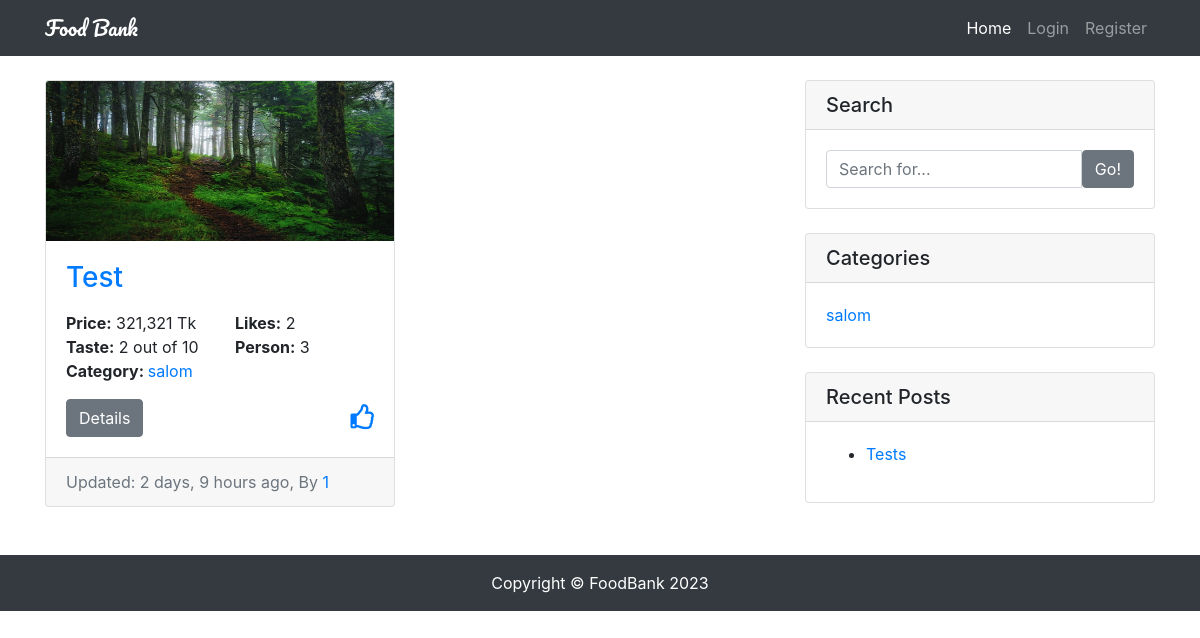
The page / on the database its author committed.
### restaurants/models.py (models this page shows, shortened)
class Restaurant(models.Model):
    user = models.ForeignKey(User, on_delete=models.CASCADE)
    title = models.CharField(max_length=120)
    image = models.ImageField(upload_to='restaurants/')
    categories = models.CharField(max_length=120)
    location = models.CharField(max_length=120)
    price = models.IntegerField()
    vat = models.PositiveIntegerField(default=0)
    taste = models.PositiveIntegerField(choices=choices)
    persons = models.PositiveIntegerField(choices=choices)
    details = models.TextField()
    slug = models.SlugField(unique=True, blank=True)
    likes = models.ManyToManyField(User, related_name='post_likes', blank=True)
    views = models.IntegerField(default=0, blank=True)
    created_at = models.DateTimeField(auto_now_add=True)
    updated_at = models.DateTimeField(auto_now=True)
    is_active = models.BooleanField(default=True)
    def likes_count(self):
        return self.likes.count()
    def get_categories(self):
        cats = self.categories.split(',')
        return cats

### restaurants/views.py (the view, shortened to what this page needs)
# urls.py: path('', RestaurantListView.as_view(), name='home'),
class RestaurantListView(ListView):
    queryset = Restaurant.objects.all()
    paginate_by = 6
    template_name = 'restaurants/restaurant_list.html'
    def get_queryset(self):
        queryset = super().get_queryset()
        q = self.request.GET.get('q')
        cat = self.request.GET.get('cat')
        author = self.request.GET.get('author')
        if q:
            queryset = queryset.filter(
                Q(title__icontains=q) |
                Q(details__icontains=q)
            ).distinct()
        if cat:
            queryset = queryset.filter(categories__icontains=cat)
        if author:
            queryset = queryset.filter(user__username=author)
        return queryset

### restaurants/context_processor.py (called while the page is built)
def categories(request):
    cat_list = []
    all_cat = Restaurant.objects.all()
    for cat in all_cat:
        name_list = cat.categories.split(',')
        for item in name_list:
            cat_list.append(item)
    cat_dict = {'categories': set(cat_list)}
    return cat_dict

def user_liked_posts(request):
    if request.user.is_authenticated:
        posts = Restaurant.objects.filter(likes=request.user.id)
        return {'user_liked_posts': posts}
    else:
        return {'user_liked_posts': None}

def recent_posts(request):
    posts = Restaurant.objects.all().order_by('-created_at')[:5]
    return {'recent_posts': posts}

### templates/restaurants/restaurant_list.html (shortened to what this page needs)
{% extends 'base.html' %}
{% load humanize %}
{% block content %}
<div class="row">
  <div class="col-md-8 my-4">
    <div class="row">
      {% if object_list %}
      {% for obj in object_list %}
      <div class="col-md-6">
        <div class="card mb-4">
          <img class="card-img-top" src="{{ obj.image.url }}" alt="Card image cap" style="height:160px">
          <div class="card-body">
            <h3 class="card-title">
              <a href="{% url 'detail' obj.slug %}">{{ obj.title }}</a>
            </h3>
            <p class="card-text">
              <div class="row">
                <div class="col-md-6">
                  <b>Price:</b> {{ obj.price|intcomma }} Tk
                </div>
                <div class="col-md-6">
                  <b>Likes:</b> {{ obj.likes_count }}
                </div>
              </div>
              <div class="row">
                <div class="col-md-6">
                  <b>Taste:</b> {{ obj.taste }} out of 10
                </div>
                <div class="col-md-6">
                  <b>Person:</b> {{ obj.persons }}
                </div>
              </div>
              <div class="row">
                <div class="col-md-12">
                  <b>Category: </b>
                  {% for cat in obj.get_categories %}
                  <a href="?q={{ request.GET.q }}&cat={{ cat }}">{{ cat }}</a>
                  {% endfor %}
                </div>
              </div>
            </p>
            <a href="{% url 'detail' obj.slug %}" class="btn btn-secondary">Details</a>
            <div class="float-right user-icons">
              {% if obj in user_liked_posts %}
              <form action="{% url 'home' %}" id='like_form{{ obj.id }}' method="POST">
                {% csrf_token %}
                <input type="hidden" name="unlike" value="{{ obj.id }}">
                <a href="javascript:{}" onclick="document.getElementById('like_form{{obj.id}}').submit(); return false;">
                  <i class="fas fa-thumbs-up"></i></a>
              </form>
              {% else %}
              <form action="{% url 'home' %}" id='unlike_form{{ obj.id }}' method="POST">
                <a href="javascript:{}" onclick="document.getElementById('unlike_form{{obj.id}}').submit(); return false;">
                  <i class="far fa-thumbs-up"></i></a>
              </form>
              {% endif %}
            </div>
          </div>
          <div class="card-footer text-muted">
            Updated: {{obj.updated_at|naturaltime}}, By
            <a href="?author={{ obj.user }}">{{ obj.user }}</a>
          </div>
        </div>
      </div>
      {% endfor %}
      {% else %}
      <P class="btn btn-warning ml-3">Sorry !! No post found...</P>
      {% endif %}
    </div>
  </div>
  {% endblock content %}

### templates/partials/_widgets.html
<div class="col-md-4">
    <div class="card my-4">
        <h5 class="card-header">Search</h5>
        <div class="card-body">
            <form action="{% url 'home' %}" method="get">
                <div class="input-group">
                    <input type="search" name='q' class="form-control" placeholder="Search for..." value="{{ request.GET.q }}" required>
                    <span class="input-group-btn">
                        <button class="btn btn-secondary" type="submit">Go!</button>
                    </span>
                </div>
            </form>
        </div>
    </div>
    <div class="card my-4">
        <h5 class="card-header">Categories</h5>
        <div class="card-body">
            <div class="row">
                {% for cat in categories %}
                <div class="col-md-4">
                <a href="{% url 'home' %}?q={{ request.GET.q }}&cat={{ cat }}">{{ cat }}</a>
                </div>
                {% endfor %}
            </div>
        </div>
    </div>
    <div class="card my-4">
        <h5 class="card-header">Recent Posts</h5>
        <div class="card-body">
            <ul>
                {% for post in recent_posts %}
                <li><a href="/{{ post.slug }}">{{ post.title }}s</a></li>
                {% endfor %}
            </ul>
        </div>
    </div>
</div>
</div>

### static/restaurants/css/style.css (style rules this page uses)
body { padding-top: 56px; }
.user-icons { font-size: 25px; }

### rows shown on the page
Restaurant: image (picture), title "Test", price "321,321", likes_count "2", taste "2", persons "3", get_categories "salom", updated_at "2 days, 9 hours ago", user "1", categories "salom"
